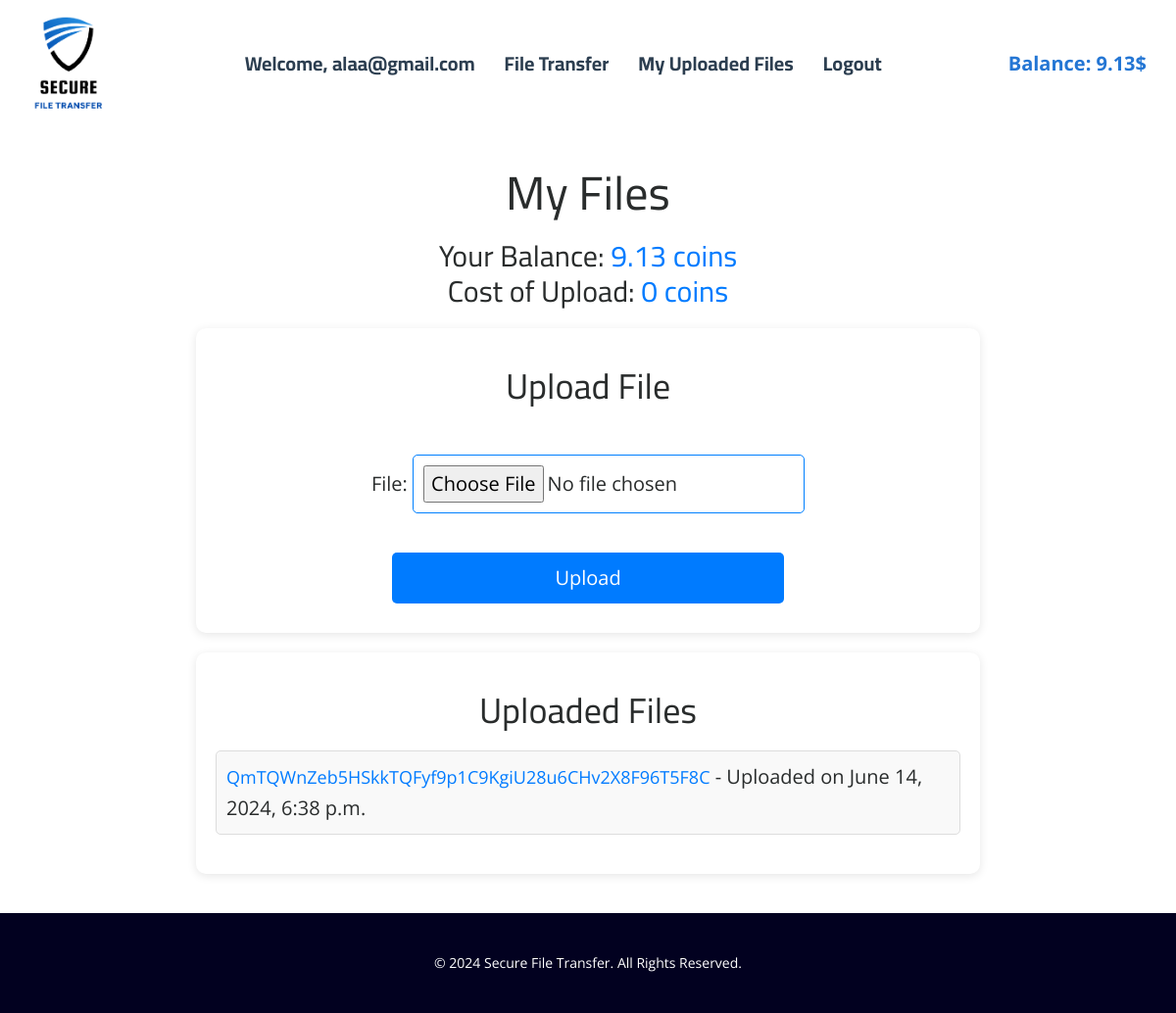
/files/ (signed in), run on the app's committed database.
### secure_file_transfer/models.py (models this page shows, shortened)
class Wallet(models.Model):
    owner = models.OneToOneField(User, on_delete=models.CASCADE)
    balance = models.DecimalField(max_digits=10, decimal_places=2, default=0.00)

class FileUpload(models.Model):
    sender = models.ForeignKey(User, on_delete=models.CASCADE, related_name='sent_files')
    recipient = models.ForeignKey(User, on_delete=models.CASCADE, related_name='received_files', null=True, blank=True)
    ipfs_hash = models.CharField(max_length=255)
    original_filename = models.CharField(max_length=255)
    uploaded_at = models.DateTimeField(auto_now_add=True)
    encryption_key = models.CharField(max_length=255)

### secure_file_transfer/decorators.py (the view)
    def wrapper(request, *args, **kwargs):
        if 'user_id' not in request.session:
            return redirect('/login')
        return view_func(request, *args, **kwargs)

### secure_file_transfer/forms.py
class FileUploadForm(forms.Form):
    file = forms.FileField()

### templates/files.html (shortened to what this page needs)
{% extends 'base.html' %}
{% block content %}
<section class="files-section">
    <div class="container">
        <h1>My Files</h1>
        <div class="wallet-info">
            <h3>Your Balance: <span class="balance">{{ wallet_balance }} coins</span></h3>
            <h3>Cost of Upload: <span class="cost">0 coins</span></h3>
        </div>
        <div class="upload-container">
            <h2>Upload File</h2>
            <form method="post" enctype="multipart/form-data">
                {{ form.as_p }}
                <button type="submit">Upload</button>
            </form>
        </div>
        <div class="uploaded-files">
            <h2>Uploaded Files</h2>
            <ul>
                {% for file in files %}
                    <li>
                        <a href="{% url 'serve_file' file.id %}">{{ file.ipfs_hash }}</a> - Uploaded on {{ file.uploaded_at }}
                    </li>
                {% endfor %}
            </ul>
        </div>
    </div>
</section>
{% endblock %}

### templates/base.html (shortened to what this page needs)
<!DOCTYPE html>
<html lang="en" style="font-size: 16px;">
<head>
    {% load static %}
    <link rel="stylesheet" href="{% static 'css/nicepage.css' %}" media="screen">
    <link rel="stylesheet" href="{% static 'css/Home.css' %}" media="screen">
</head>
<body class="u-body u-xl-mode" data-path-to-root="./" data-include-products="false" data-lang="en">
<header class="u-clearfix u-header u-header" id="sec-d5ff">
    <div class="u-clearfix u-sheet u-sheet-1" style="display: flex; justify-content: space-between; align-items: center;">
        <a href="/" class="u-image u-logo u-image-1">
            <img src="{% static 'images/Secure.png' %}" class="u-logo-image u-logo-image-1" style="width: 80px;height: 110px;">
        </a>
        {% if request.session.user_email %}
            <span class="u-menu-link"><b>Welcome, {{ request.session.user_email }}</b></span>
            <a href="{% url 'file_transfer' %}" class="u-menu-link"><b>File Transfer</b></a>
            <a href="{% url 'files' %}" class="u-menu-link"><b>My Uploaded Files</b></a>
            <a href="{% url 'logout' %}" class="u-menu-link"><b>Logout</b></a>
            <span class="wallet-balance">Balance: {{ wallet_balance }}$</span>
        {% else %}
            <a href="{% url 'login' %}" class="u-menu-link"><b>Login</b></a>
            <a href="{% url 'register' %}" class="u-menu-link"><b>Register</b></a>
        {% endif %}
    </div>
</header>
<div class="main-content">
    {% block content %}
    {% endblock %}
</div>
<footer class="u-footer">
    <div>
        <p>&copy; 2024 Secure File Transfer. All Rights Reserved.</p>
    </div>
</footer>
</body>
</html>

### templates/base.html (style rules this page uses)
.u-menu-link { text-decoration: none; font-weight: normal; transition: color 0.3s, border-bottom 0.3s; position: relative; color: #2c3e50; font-family: 'Cairo', sans-serif; font-size: 1em; margin: 0 15px; }
.u-menu-link::after { content: ''; display: block; width: 0; height: 2px; background: #12adef; transition: width 0.3s; position: absolute; left: 50%; bottom: -5px; transform: translateX(-50%); }
h1, h2, h3, h4, h5, h6 { font-family: 'Cairo', sans-serif; }
body { font-size: 20px !important; font-family: 'Cairo', sans-serif; display: flex; flex-direction: column; min-height: 100vh; margin: 0; }
.u-header { background-color: white; color: #2c3e50; padding: 10px 0; }
.u-logo-image { width: 100%; }
.u-logo { width: 150px; margin-top: 0; }
.main-content { flex: 1; }
.u-footer { background-color: #020120; color: white; padding: 20px 0; font-size: 0.7em; text-align: center; }
.wallet-balance { color: #2476d4; font-weight: bold; margin-left: 10%; }

### templates/files.html (style rules this page uses)
li { list-style: none; }
.files-section { padding: 20px; }
.container { max-width: 800px; margin: auto; }
.wallet-info { text-align: center; margin-bottom: 20px; }
.wallet-info h3 { margin: 0; }
.wallet-info .balance, .wallet-info .cost { color: #007bff; }
.upload-container, .uploaded-files { background-color: white; padding: 20px; margin-bottom: 20px; border-radius: 10px; box-shadow: 0 2px 10px rgba(0, 0, 0, 0.1); }
h1, h2 { text-align: center; }
form { display: flex; flex-direction: column; align-items: center; }
form input, form button { margin: 10px 0; padding: 10px; width: 100%; max-width: 400px; border: 1px solid #0080ff; border-radius: 5px; }
form button { background-color: #007bff; color: white; border: none; transition: background-color 0.3s, transform 0.3s; }
.uploaded-files ul { list-style-type: none; padding: 0; }
.uploaded-files li { background-color: #f9f9f9; margin: 10px 0; padding: 10px; border: 1px solid #ddd; border-radius: 5px; }
.uploaded-files a { color: #007bff; text-decoration: none; }

### data on the page
Wallet: balance "9.13"
FileUpload: ipfs_hash "QmTQWnZeb5HSkkTQFyf9p1C9KgiU28u6CHv2X8F96T5F8C", uploaded_at "June 14, 2024, 6:38 p.m."

### other printed values
{{ request.session.user_email }} "alaa@gmail.com"
